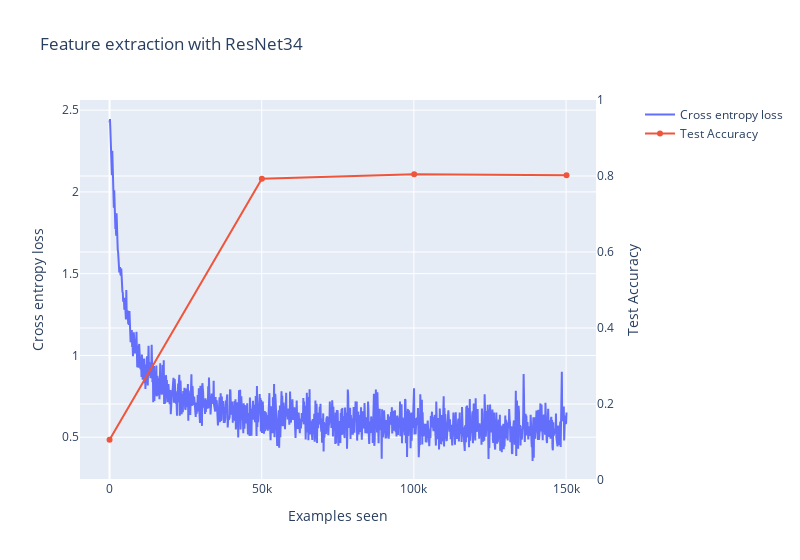

The notebook cell saved with this chart:
### Code cell
line(
    y=[logged_variables["loss"][: 391 * 3 + 1], logged_variables["accuracy"][:4]],
    x_max=len(logged_variables["loss"][: 391 * 3 + 1] * args.batch_size),
    yaxis2_range=[0, 1],
    use_secondary_yaxis=True,
    labels={"x": "Examples seen", "y1": "Cross entropy loss", "y2": "Test Accuracy"},
    title="Feature extraction with ResNet34",
    width=800,
)

### Figure 1 — Plotly figure (JSON) as saved in the notebook; plotly's stock layout.template omitted (floating-point values rounded to 4 significant figures; data arrays with more than 128 entries replaced by an {"elided": "..."} marker saying what was removed)
{"data": [{"name": "Cross entropy loss", "type": "scatter", "x": {"elided": "1173 float values"}, "xaxis": "x", "y": {"elided": "1173 float values"}, "yaxis": "y"}, {"name": "Test Accuracy", "type": "scatter", "x": [0, 50048, 100096, 150144], "xaxis": "x", "y": [0.106, 0.7926, 0.8047, 0.802], "yaxis": "y2"}], "layout": {"hovermode": "x unified", "title": {"text": "Feature extraction with ResNet34"}, "width": 800, "xaxis": {"anchor": "y", "domain": [0, 0.94], "title": {"text": "Examples seen"}}, "yaxis": {"anchor": "x", "domain": [0, 1], "title": {"text": "Cross entropy loss"}}, "yaxis2": {"anchor": "x", "overlaying": "y", "range": [0, 1], "side": "right", "title": {"text": "Test Accuracy"}}}}
